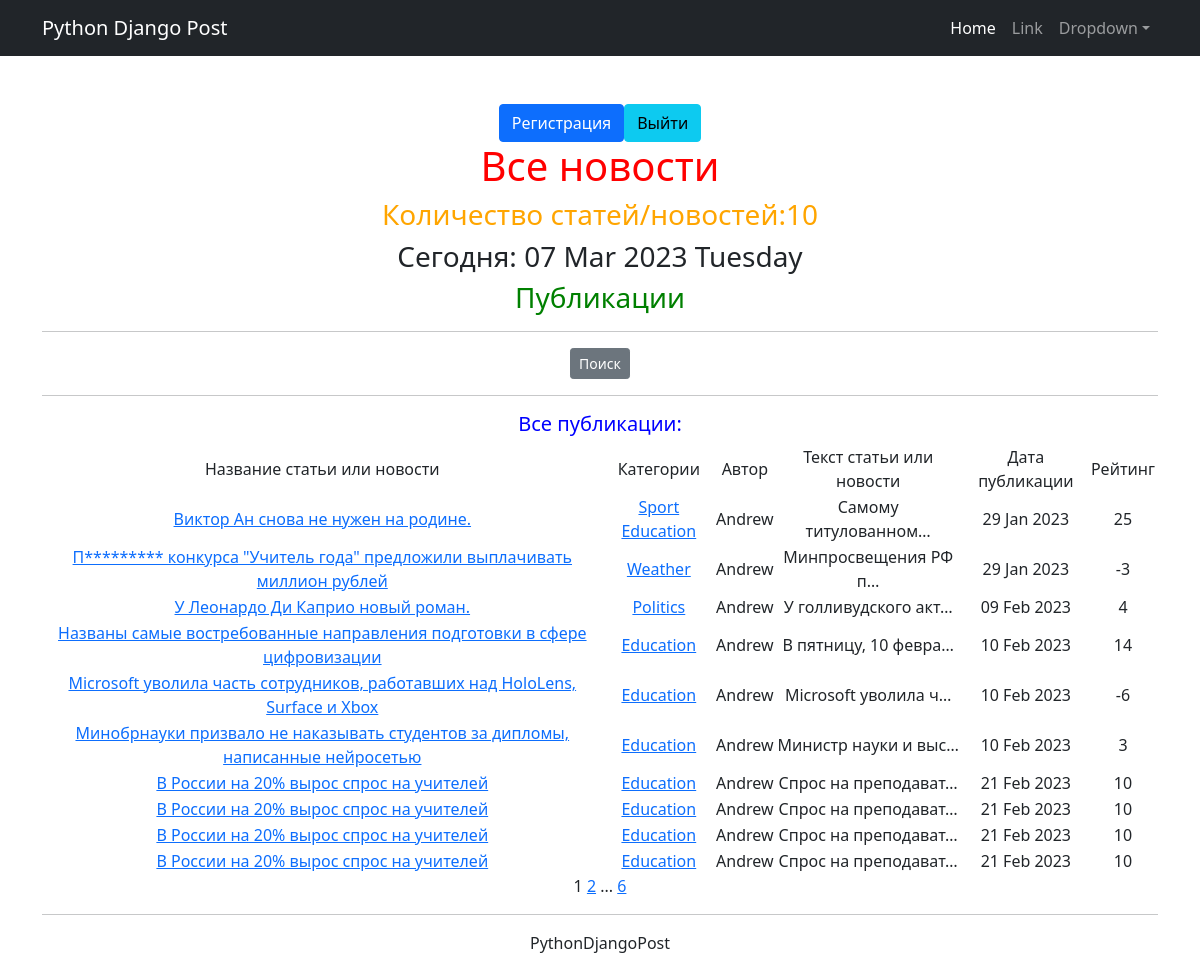
Page /news/ on the committed database.
### newsportal/models.py (models this page shows, shortened)
class Post(models.Model):
    author = models.ForeignKey(Author, on_delete=models.CASCADE)
    NEWS = 'NW'
    ARTICLE = 'AR'
    CATEGORY_CHOICES = (
        (NEWS, 'Новости'),
        (ARTICLE, 'Статья'),
    )
    categoryType = models.CharField(max_length=2, choices=CATEGORY_CHOICES, default=ARTICLE)
    dateCreation = models.DateTimeField(auto_now_add=True)
    postCategory = models.ManyToManyField(Category, through='PostCategory')
    title = models.CharField(max_length=128)
    text = models.TextField()
    rating = models.SmallIntegerField(default=0)

class Category(models.Model):
    name = models.CharField(max_length=64, unique=True)
    subscribers = models.ManyToManyField(User, related_name='categories')
    def __str__(self):
        return f'{self.name}'

class Author(models.Model):
    authorUser = models.OneToOneField(User, on_delete=models.CASCADE)
    ratingAuthor = models.SmallIntegerField(default=0)

### newsportal/views.py (the view)
# urls.py: path('', News.as_view(), name='post_list'),
class News(ListView):
    model = Post
    ordering = 'author'
    template_name = 'news.html'
    context_object_name = 'news_content'
    paginate_by = 10
    def get_queryset(self):
        queryset = super().get_queryset()
        self.filterset = PostFilter(self.request.GET, queryset)
        return self.filterset.qs
    def get_context_data(self, **kwargs):
        context = super().get_context_data(**kwargs)
        context['time_now'] = datetime.utcnow()
        context['next_sale'] = None
        context['filterset'] = self.filterset
        return context

### newsportal/templatetags/custom_filters.py (called while the page is built)
@register.filter()
def censor(value):
   forbwords = ['припомнили', 'олимпийским', 'спортивную', 'победителю', 'лучшей', 'витамины', 'добавки', 'товары', 'поощрение', 'денежного', 'поведению', 'неправильном']
   if not isinstance(value, str):
      raise TypeError(f"Некорректный набор: '{type(value)}'Введите строковое значение")
   for word in value.split():
      if word.lower() in forbwords:
         value = value.replace(word, f"{word[0]}{'*' * (len(word) - 1)}")
   return value

@register.simple_tag(takes_context=True)
def url_replace(context, **kwargs):
   d = context['request'].GET.copy()
   for k, v in kwargs.items():
       d[k] = v
   return d.urlencode()

### newsportal/templatetags/custom_tags.py (called while the page is built)
@register.simple_tag()
def current_time(format_string='%b %d %Y'):
   return datetime.utcnow().strftime(format_string)

### templates/news.html (shortened to what this page needs)
{% extends 'flatpages/default.html' %}
{% load custom_filters %}
{% load custom_tags %}
{% block content %}
    <div class="btn-group">
    <form><a href="http://127.0.0.1:8000/accounts/signup/" class="btn btn-primary">Регистрация</a></form>
        <form><a href="http://127.0.0.1:8000/accounts/logout/" class="btn btn-info">Выйти</a></form>
    </div>
  <h1><font color="red">Все новости</font></h1>
   <h3><font color="orange">Количество статей/новостей:{{ news_content|length }}</font></h3>
   <h3>Сегодня: {% current_time '%d %b %Y %A' %}</h3>
    <h3><font color="green">Публикации</font></h3>
    <hr>
    {% if news_content %}
    <h5>
    <p><a href="{% url 'post_search' %}" class="btn btn-secondary btn-sm">Поиск</a></p>
    </h5>
    <hr>
    <h5><font color="blue">Все публикации:</font></h5>
       <table>
           <tr>
               <td>Название статьи или новости</td>
               <td>Категории</td>
               <td>Автор</td>
               <td>Текст статьи или новости</td>
               <td>Дата публикации</td>
                <td>Рейтинг</td>
           <tr>
           {% for Post in news_content %}
           <tr>
               <td>
                   <a href="{% url 'news_detail' pk=Post.id %}">{{ Post.title|censor }}</a>
               </td>
               <td>
                   {% for category in Post.postCategory.all %}
                     <a href="{% url 'category_list' category.id %}">{{ category }}</a>
                   {% endfor %}
               </td>
               <td>{{ Post.author.authorUser }}</td>
               <td>{{ Post.text|truncatechars:20 }}</td>
               <td>{{ Post.dateCreation|date:'d M Y ' }}</td>
                <td>{{ Post.rating }}</td>
                <td>
                </td>
          <tr>
           {% endfor %}
       </table>
    {% else %}
       <h2>Публикаций нет!</h2>
    {% endif %}
   {{ page_obj.number }}
   {% if page_obj.has_next %}
       <a href="?{% url_replace page=page_obj.next_page_number %}">{{ page_obj.next_page_number }}</a>
       {% if paginator.num_pages != page_obj.next_page_number %}
           ...
           <a href="?{% url_replace page=page_obj.paginator.num_pages %}">{{ page_obj.paginator.num_pages }}</a>
       {% endif %}
   {% endif %}
    <hr>
    <h7>PythonDjangoPost</h7>
{% endblock content %}

### rows in the picture
Post: title|censor "Виктор Ан снова не нужен на родине.", author.authorUser "Andrew", text "Самому титулованном…", dateCreation "29 Jan 2023", rating "25"
Category: name "Sport"
Category: name "Education"
Post: title|censor "П********* конкурса \"Учитель года\" предложили выплачивать миллион рублей", author.authorUser "Andrew", text "Минпросвещения РФ п…", dateCreation "29 Jan 2023", rating "-3"
Category: name "Weather"
Post: title|censor "У Леонардо Ди Каприо новый роман.", author.authorUser "Andrew", text "У голливудского акт…", dateCreation "09 Feb 2023", rating "4"
Category: name "Politics"
Post: title|censor "Названы самые востребованные направления подготовки в сфере цифровизации", author.authorUser "Andrew", text "В пятницу, 10 февра…", dateCreation "10 Feb 2023", rating "14"
Post: title|censor "Microsoft уволила часть сотрудников, работавших над HoloLens, Surface и Xbox", author.authorUser "Andrew", text "Microsoft уволила ч…", dateCreation "10 Feb 2023", rating "-6"
Post: title|censor "Минобрнауки призвало не наказывать студентов за дипломы, написанные нейросетью", author.authorUser "Andrew", text "Министр науки и выс…", dateCreation "10 Feb 2023", rating "3"
Post: title|censor "В России на 20% вырос спрос на учителей", author.authorUser "Andrew", text "Спрос на преподават…", dateCreation "21 Feb 2023", rating "10"
Post: title|censor "В России на 20% вырос спрос на учителей", author.authorUser "Andrew", text "Спрос на преподават…", dateCreation "21 Feb 2023", rating "10"
Post: title|censor "В России на 20% вырос спрос на учителей", author.authorUser "Andrew", text "Спрос на преподават…", dateCreation "21 Feb 2023", rating "10"
Post: title|censor "В России на 20% вырос спрос на учителей", author.authorUser "Andrew", text "Спрос на преподават…", dateCreation "21 Feb 2023", rating "10"

### other values in the picture
{{ news_content|length }} "10"
{{ page_obj.number }} "1"
{{ page_obj.next_page_number }} "2"
{{ page_obj.paginator.num_pages }} "6"
